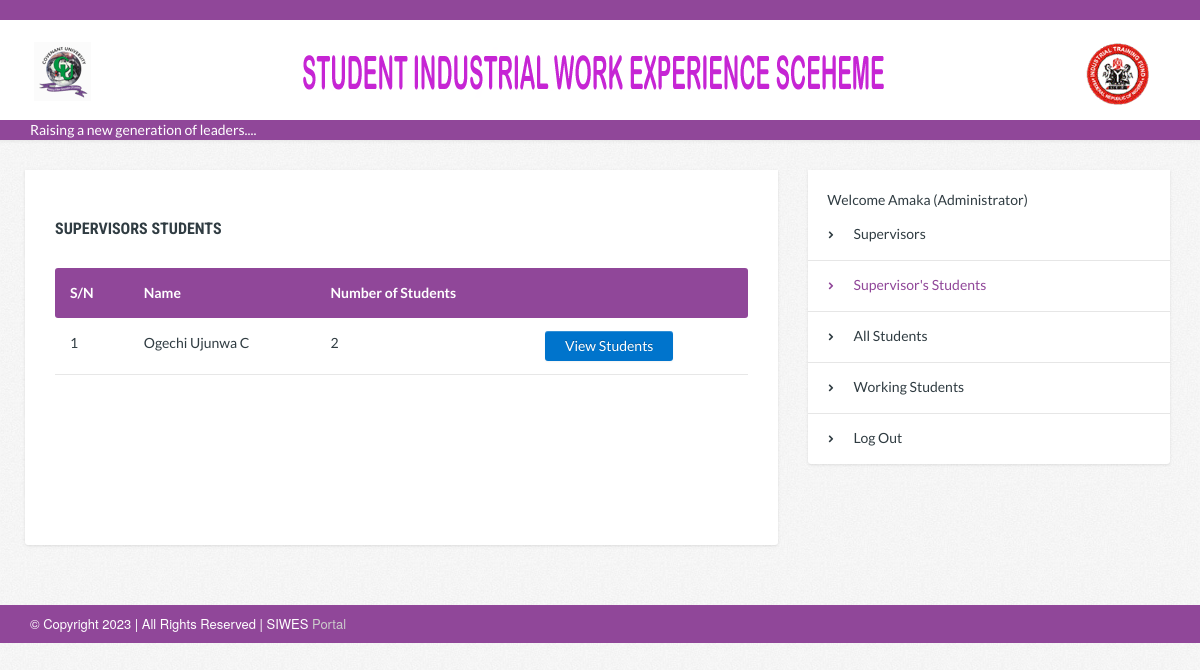
Screenshot of /assignment.php (signed in) with the database file from the repository.
### tables this page shows
CREATE TABLE `stafflist` (
  `staffId` int(6) UNSIGNED NOT NULL,
  `fname` varchar(100) DEFAULT NULL,
  `sname` varchar(100) DEFAULT NULL,
  `mname` varchar(100) DEFAULT NULL,
  `sex` varchar(100) DEFAULT NULL,
  `college` varchar(100) DEFAULT NULL,
  `dept` varchar(100) DEFAULT NULL,
  `staffno` varchar(100) NOT NULL,
  `role` varchar(100) NOT NULL
);

### assignment.php (the view, shortened to what this page needs)
<?php
include_once("includes/functions.php");
$staffno = $_SESSION['staffno'];
$getadmins = "SELECT * FROM stafflist , staffrole where stafflist.staffno = staffrole.staffNum and staffdelete = '0' AND staffno != '$staffno'";
$theadmins = mysqli_query($connection, $getadmins);
$serial = 1;
$inc = 1;
?>
<?php require('views/header.php'); ?>
<div id="page-content">
	<div class="container">
		<div class="row">
			<div class="col-sm-8 page-content">
				<div class="white-container mb30">
					<div id='thegentable' class='pb90'>
						<h6>Supervisors Students</h6>
						<?php if (mysqli_num_rows($theadmins) < 1) { ?>
							<p class='pt20 mb90 pb210'>No Supervisor added yet.</p>
						<?php } else { ?>
							<table class="table-hover">
								<thead>
									<tr>
										<th>S/N</th>
										<th>Name</th>
										<th>Number of Students</th>
										<th></th>
									</tr>
								</thead>
								<tbody>
									<?php while ($adminrow = mysqli_fetch_array($theadmins)) { ?>
										<tr>
											<td><?php echo $serial; ?></td>
											<td><?php echo ucwords($adminrow['sname']); ?> <?php echo ucwords($adminrow['fname']); ?> <?php echo ucwords($adminrow['mname']); ?></td>
											<?php
											$thestaff = $adminrow['staffNum'];
											$getsdntno = "SELECT * FROM siwespost WHERE siwesOfficer = '$thestaff'";
											$thestdnts = mysqli_query($connection, $getsdntno);
											if ($thestdnts) {
												$stdnts = mysqli_num_rows($thestdnts);
											} else {
												$stdnts = 0;
											}
											?>
											<td><?php echo $stdnts; ?></td>
											<td><a href="models/studentview.php?ad=<?php echo $adminrow['staffNum']; ?>" class='btn btn-primary'>View Students</a></td>
										</tr>
										<?php $serial = $serial + $inc; ?>
									<?php } ?>
								</tbody>
							</table>
						<?php } ?>
					</div>
				</div>
			</div>
			<div class="col-sm-4 page-sidebar">
				<aside>
					<div class="widget sidebar-widget white-container links-widget">
					<ul><br>
							&nbsp&nbsp&nbsp&nbsp&nbsp&nbsp Welcome <?php
							echo $_SESSION['fname'] .' ('. $_SESSION['adminrole']?>)
							<li><a href="dashboard.php">Supervisors</a></li>
							<li class="active"><a href="assignment.php">Supervisor's Students</a></li>
							<li><a href="allstudents.php">All Students</a></li>
							<li><a href="activate.php">Working Students</a></li>
							<li><a href="models/adminlogout.php">Log Out</a></li>
						</ul>
					</div>
				</aside>
			</div>
		</div>
	</div>
</div>
<?php require('views/footer.php'); ?>

### assets/css/style.css (style rules this page uses)
body { background: #ffffff; color: #303c42; font-size: 14px; font-family: 'Lato', Helvetica, Arial, sans-serif; line-height: 20px; cursor: default; -webkit-font-smoothing: antialiased; opacity: 0; }
body.loaded { background: url(../img/bg-pattern.png) repeat 0 0; opacity: 1; -webkit-transition: opacity 0.3s ease-in; -moz-transition: opacity 0.3s ease-in; -o-transition: opacity 0.3s ease-in; transition: opacity 0.3s ease-in; }
#page-content { -webkit-box-shadow: inset 0 5px 5px -5px rgba(0,0,0,.1); box-shadow: inset 0 5px 5px -5px rgba(0,0,0,.1); }
.page-content, .page-sidebar { padding-top: 30px; padding-bottom: 30px; }
a { color: #904799; text-decoration: none; cursor: pointer; }
.loaded a { -webkit-transition: all 0.25s ease-out; -moz-transition: all 0.25s ease-out; -o-transition: all 0.25s ease-out; transition: all 0.25s ease-out; }
ul, ol { margin-top: 0; margin-bottom: 10px; }
.white-container { margin-bottom: 30px; padding: 20px 30px; -webkit-border-radius: 0 0 3px 3px; border-radius: 0 0 3px 3px; background: #ffffff; -webkit-box-shadow: 0px 1px 3px 0px rgba(0,0,0,.1); box-shadow: 0px 1px 3px 0px rgba(0,0,0,.1); }
h1, h2, h3, h4, h5, h6, .h1, .h2, .h3, .h4, .h5, .h6 { color: inherit; text-transform: uppercase; font-weight: 700; font-family: 'Roboto Condensed', sans-serif; line-height: 1.1; }
h4, h5, h6 { margin-top: 30px; margin-bottom: 15px; }
h6, .h6 { font-size: 16px; }
table { margin: 30px 0 60px 0; max-width: 100%; width: 100%; background-color: transparent; }
th { text-align: left; }
table > thead > tr > th, table > tbody > tr > th, table > tfoot > tr > th, table > thead > tr > td, table > tbody > tr > td, table > tfoot > tr > td { padding: 13px 15px; border-bottom: 1px solid #e7e7e7; vertical-align: top; line-height: 24px; }
table > thead > tr > th { border-bottom: 0; background: #904799; vertical-align: bottom; color: #ffffff; }
table > thead > tr > th:first-child { -webkit-border-radius: 3px 0 0 3px; border-radius: 3px 0 0 3px; }
table > thead > tr > th:last-child { -webkit-border-radius: 0 3px 3px 0; border-radius: 0 3px 3px 0; }
table > caption + thead > tr:first-child > th, table > colgroup + thead > tr:first-child > th, table > thead:first-child > tr:first-child > th, table > caption + thead > tr:first-child > td, table > colgroup + thead > tr:first-child > td, table > thead:first-child > tr:first-child > td { border-top: 0; }
.btn { display: inline-block; margin-bottom: 0; padding: 5px 20px; border: 0; -webkit-border-radius: 3px; border-radius: 3px; background-image: none; color: #ffffff; vertical-align: middle; text-align: center; white-space: nowrap; font-weight: normal; font-size: 14px; line-height: 20px; cursor: pointer; -webkit-user-select: none; -moz-user-select: none; -ms-user-select: none; -o-user-select: none; user-select: none; }
.loaded .btn { -webkit-transition: all 0.25s ease-out; -moz-transition: all 0.25s ease-out; -o-transition: all 0.25s ease-out; transition: all 0.25s ease-out; }
.widget { position: relative; display: block; margin-bottom: 30px; }
.widget:last-child { margin-bottom: 0; }
.widget.links-widget { padding: 0; }
.widget.links-widget > ul { list-style: none; margin: 0; padding: 0; }
.widget.links-widget > ul > li { position: relative; }
.widget.links-widget > ul > li > a { display: block; border-bottom: 1px solid #e6e6e6; color: inherit; padding: 15px 20px; text-decoration: none; }
.widget.links-widget > ul > li > a:hover, .widget.links-widget > ul > li.active > a { color: #904799; }
.widget.links-widget > ul > li:last-child > a { border-bottom: 0; }
.widget.links-widget > ul > li > a:before { position: relative; top: -1px; margin-right: 20px; color: inherit; content: '\f054'; font-size: 8px; font-family: 'FontAwesome'; }
.mb30 { margin-bottom: 30px; }
.pb90 { padding-bottom: 90px; }

### rows the page displays
stafflist: sname "Ogechi", fname "Ujunwa", mname "C", stdnts "2"

### other values shown
$_SESSION['fname'] "Amaka"
$_SESSION['adminrole'] "Administrator"
